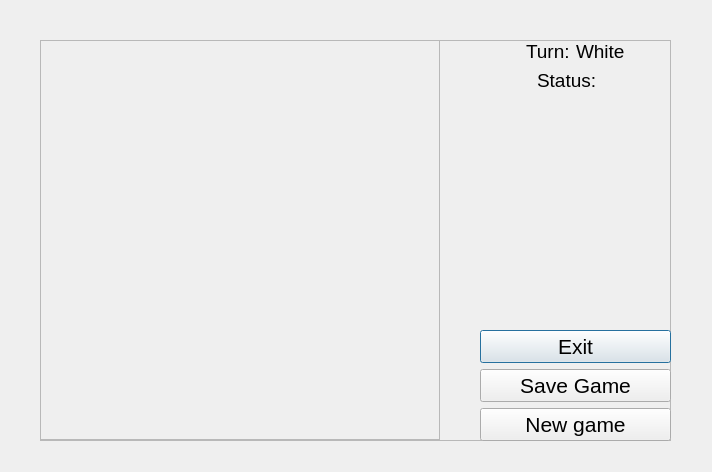
<?xml version="1.0" encoding="UTF-8"?>
<ui version="4.0">
 <class>GameWindow</class>
 <widget class="QDialog" name="GameWindow">
  <property name="geometry">
   <rect>
    <x>0</x>
    <y>0</y>
    <width>712</width>
    <height>472</height>
   </rect>
  </property>
  <property name="windowTitle">
   <string>Dialog</string>
  </property>
  <widget class="QFrame" name="frame">
   <property name="geometry">
    <rect>
     <x>40</x>
     <y>40</y>
     <width>631</width>
     <height>401</height>
    </rect>
   </property>
   <property name="frameShape">
    <enum>QFrame::StyledPanel</enum>
   </property>
   <property name="frameShadow">
    <enum>QFrame::Raised</enum>
   </property>
   <widget class="QFrame" name="chessboard_frame">
    <property name="geometry">
     <rect>
      <x>0</x>
      <y>0</y>
      <width>400</width>
      <height>400</height>
     </rect>
    </property>
    <property name="frameShape">
     <enum>QFrame::StyledPanel</enum>
    </property>
    <property name="frameShadow">
     <enum>QFrame::Raised</enum>
    </property>
   </widget>
   <widget class="QWidget" name="layoutWidget">
    <property name="geometry">
     <rect>
      <x>440</x>
      <y>0</y>
      <width>191</width>
      <height>401</height>
     </rect>
    </property>
    <layout class="QVBoxLayout" name="verticalLayout">
     <item>
      <layout class="QHBoxLayout" name="horizontalLayout">
       <item>
        <spacer name="horizontalSpacer_3">
         <property name="orientation">
          <enum>Qt::Horizontal</enum>
         </property>
         <property name="sizeHint" stdset="0">
          <size>
           <width>40</width>
           <height>20</height>
          </size>
         </property>
        </spacer>
       </item>
       <item>
        <widget class="QLabel" name="label">
         <property name="font">
          <font>
           <pointsize>14</pointsize>
          </font>
         </property>
         <property name="text">
          <string>Turn:</string>
         </property>
        </widget>
       </item>
       <item>
        <widget class="QLabel" name="turn">
         <property name="font">
          <font>
           <pointsize>14</pointsize>
          </font>
         </property>
         <property name="text">
          <string>White</string>
         </property>
        </widget>
       </item>
       <item>
        <spacer name="horizontalSpacer">
         <property name="orientation">
          <enum>Qt::Horizontal</enum>
         </property>
         <property name="sizeHint" stdset="0">
          <size>
           <width>40</width>
           <height>20</height>
          </size>
         </property>
        </spacer>
       </item>
      </layout>
     </item>
     <item>
      <layout class="QHBoxLayout" name="horizontalLayout_2">
       <item>
        <spacer name="horizontalSpacer_4">
         <property name="orientation">
          <enum>Qt::Horizontal</enum>
         </property>
         <property name="sizeHint" stdset="0">
          <size>
           <width>40</width>
           <height>20</height>
          </size>
         </property>
        </spacer>
       </item>
       <item>
        <widget class="QLabel" name="label_3">
         <property name="font">
          <font>
           <pointsize>14</pointsize>
          </font>
         </property>
         <property name="text">
          <string>Status:</string>
         </property>
        </widget>
       </item>
       <item>
        <widget class="QLabel" name="status">
         <property name="font">
          <font>
           <pointsize>14</pointsize>
          </font>
         </property>
         <property name="text">
          <string/>
         </property>
        </widget>
       </item>
       <item>
        <spacer name="horizontalSpacer_2">
         <property name="orientation">
          <enum>Qt::Horizontal</enum>
         </property>
         <property name="sizeHint" stdset="0">
          <size>
           <width>40</width>
           <height>20</height>
          </size>
         </property>
        </spacer>
       </item>
      </layout>
     </item>
     <item>
      <spacer name="verticalSpacer">
       <property name="orientation">
        <enum>Qt::Vertical</enum>
       </property>
       <property name="sizeHint" stdset="0">
        <size>
         <width>20</width>
         <height>40</height>
        </size>
       </property>
      </spacer>
     </item>
     <item>
      <widget class="QPushButton" name="exit">
       <property name="font">
        <font>
         <pointsize>16</pointsize>
        </font>
       </property>
       <property name="text">
        <string>Exit</string>
       </property>
      </widget>
     </item>
     <item>
      <widget class="QPushButton" name="savegame">
       <property name="font">
        <font>
         <pointsize>16</pointsize>
        </font>
       </property>
       <property name="text">
        <string>Save Game</string>
       </property>
      </widget>
     </item>
     <item>
      <widget class="QPushButton" name="newgame">
       <property name="font">
        <font>
         <pointsize>16</pointsize>
        </font>
       </property>
       <property name="text">
        <string>New game</string>
       </property>
      </widget>
     </item>
    </layout>
   </widget>
  </widget>
 </widget>
 <resources/>
 <connections/>
</ui>
